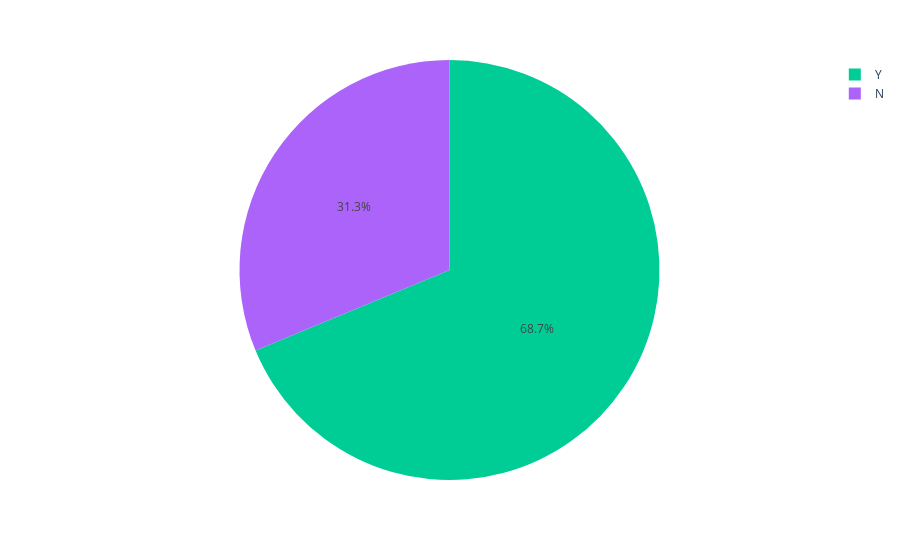

Notebook cell for this chart:
### Code cell
import plotly.express as px

fig = px.pie(new,names='Loan_Status',color='Loan_Status',
             color_discrete_map={'Yes':'red',
                                 'No':'green'})
fig.show()

### Figure 1 — Plotly figure (JSON) as saved in the notebook; plotly's stock layout.template omitted (floating-point values rounded to 4 significant figures; data arrays with more than 128 entries replaced by an {"elided": "..."} marker saying what was removed)
{"data": [{"customdata": {"elided": "614x1 str values"}, "domain": {"x": [0, 1], "y": [0, 1]}, "hovertemplate": "Loan_Status=%{customdata[0]}<extra></extra>", "labels": {"elided": "614 str values"}, "legendgroup": "", "marker": {"colors": {"elided": "614 str values"}}, "name": "", "showlegend": true, "type": "pie"}], "layout": {"legend": {"tracegroupgap": 0}, "margin": {"t": 60}}}
